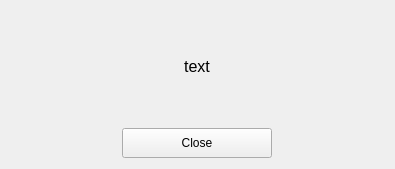
<?xml version="1.0" encoding="UTF-8"?>
<ui version="4.0">
 <class>Form</class>
 <widget class="QWidget" name="Form">
  <property name="geometry">
   <rect>
    <x>0</x>
    <y>0</y>
    <width>395</width>
    <height>169</height>
   </rect>
  </property>
  <property name="windowTitle">
   <string>Message Dialog</string>
  </property>
  <layout class="QGridLayout" name="gridLayout">
   <item row="0" column="0">
    <layout class="QVBoxLayout" name="verticalLayout">
     <item>
      <widget class="QLabel" name="label_message">
       <property name="font">
        <font>
         <pointsize>12</pointsize>
        </font>
       </property>
       <property name="text">
        <string>text</string>
       </property>
       <property name="alignment">
        <set>Qt::AlignCenter</set>
       </property>
      </widget>
     </item>
     <item>
      <layout class="QHBoxLayout" name="horizontalLayout">
       <item>
        <widget class="QPushButton" name="btn_close">
         <property name="sizePolicy">
          <sizepolicy hsizetype="Fixed" vsizetype="Fixed">
           <horstretch>0</horstretch>
           <verstretch>0</verstretch>
          </sizepolicy>
         </property>
         <property name="minimumSize">
          <size>
           <width>150</width>
           <height>30</height>
          </size>
         </property>
         <property name="maximumSize">
          <size>
           <width>150</width>
           <height>30</height>
          </size>
         </property>
         <property name="text">
          <string>Close</string>
         </property>
         <property name="autoRepeat">
          <bool>false</bool>
         </property>
        </widget>
       </item>
      </layout>
     </item>
    </layout>
   </item>
  </layout>
 </widget>
 <resources/>
 <connections/>
</ui>
